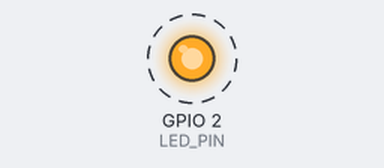
Bench run of a sketch on a simulated ESP32. Shown: output pins drawn as LEDs (lit = HIGH). Dashed ring = blinking. What the sketch prints to the serial monitor is not drawn.

Above: at 0.2 s.
Timing chart, 0 to 3.0 s (numbered marks = the images above):
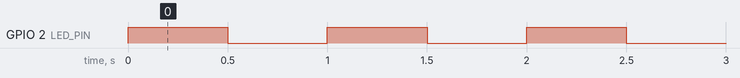

The sketch:

02_Blink_LED.ino
```cpp
// ============================================================
//  SKU-1015 ESP32 Breakout Board — 02 Blink LED
//  กะพริบ LED บนโมดูล ESP32 (GPIO2)
//  ⚠️ หมายเหตุ: GPIO2 ใช้ร่วมกับ LCD_DC ของจอ ST7789
//     หากต่อจอ TFT อยู่ ให้เปลี่ยนไปใช้ขา IO อื่น เช่น IO6 (GPIO5)
// ============================================================

#define LED_PIN 2   // LED บนโมดูล ESP32 (หรือเปลี่ยนเป็น 5 = IO6 เมื่อใช้จอ TFT)

void setup() {
  Serial.begin(115200);
  pinMode(LED_PIN, OUTPUT);
  Serial.println("Blink LED Start!");
}

void loop() {
  digitalWrite(LED_PIN, HIGH);   // เปิด LED
  Serial.println("LED ON");
  delay(500);

  digitalWrite(LED_PIN, LOW);    // ปิด LED
  Serial.println("LED OFF");
  delay(500);
}
```

Measured:
- by itself, GPIO 2 (LED_PIN): alternates HIGH for 0.50 s and LOW for 0.50 s
